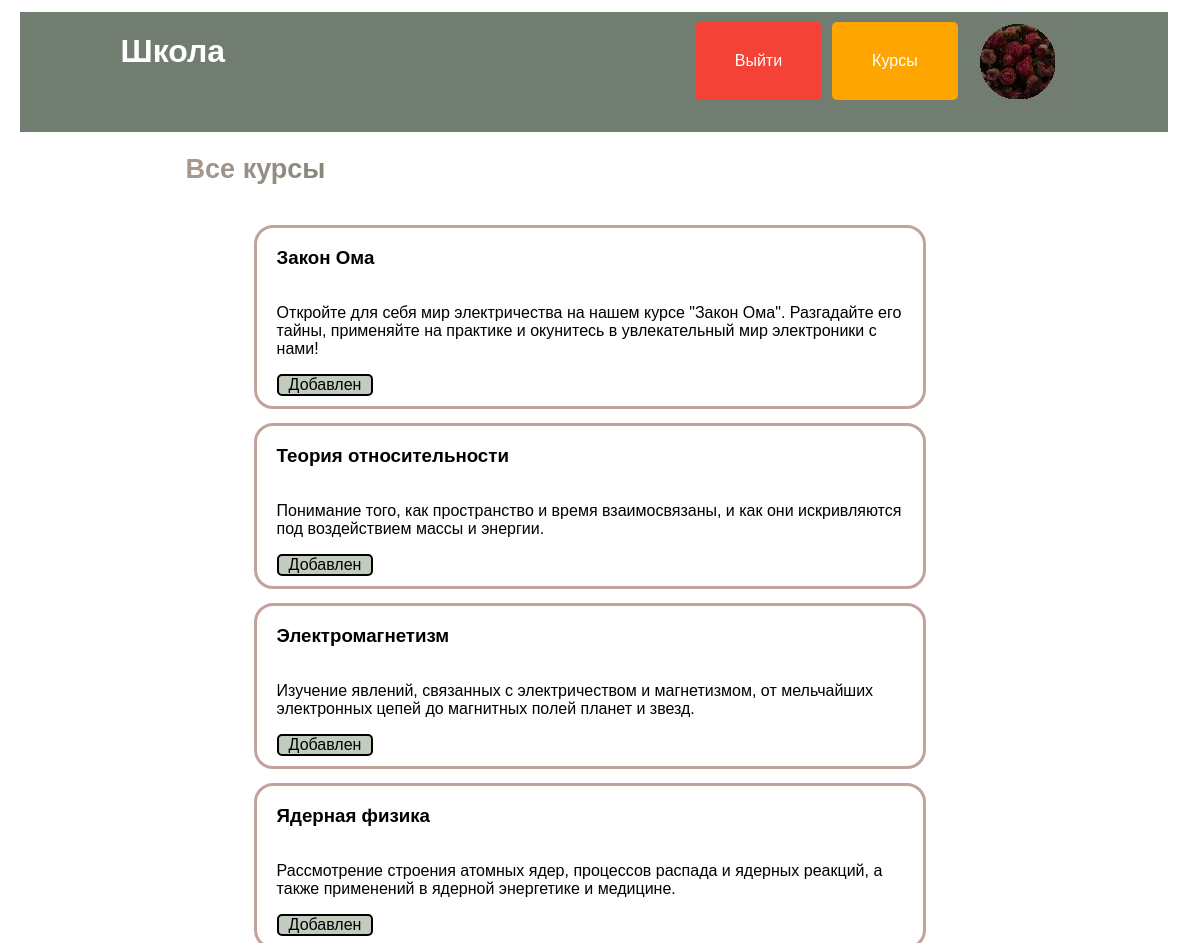
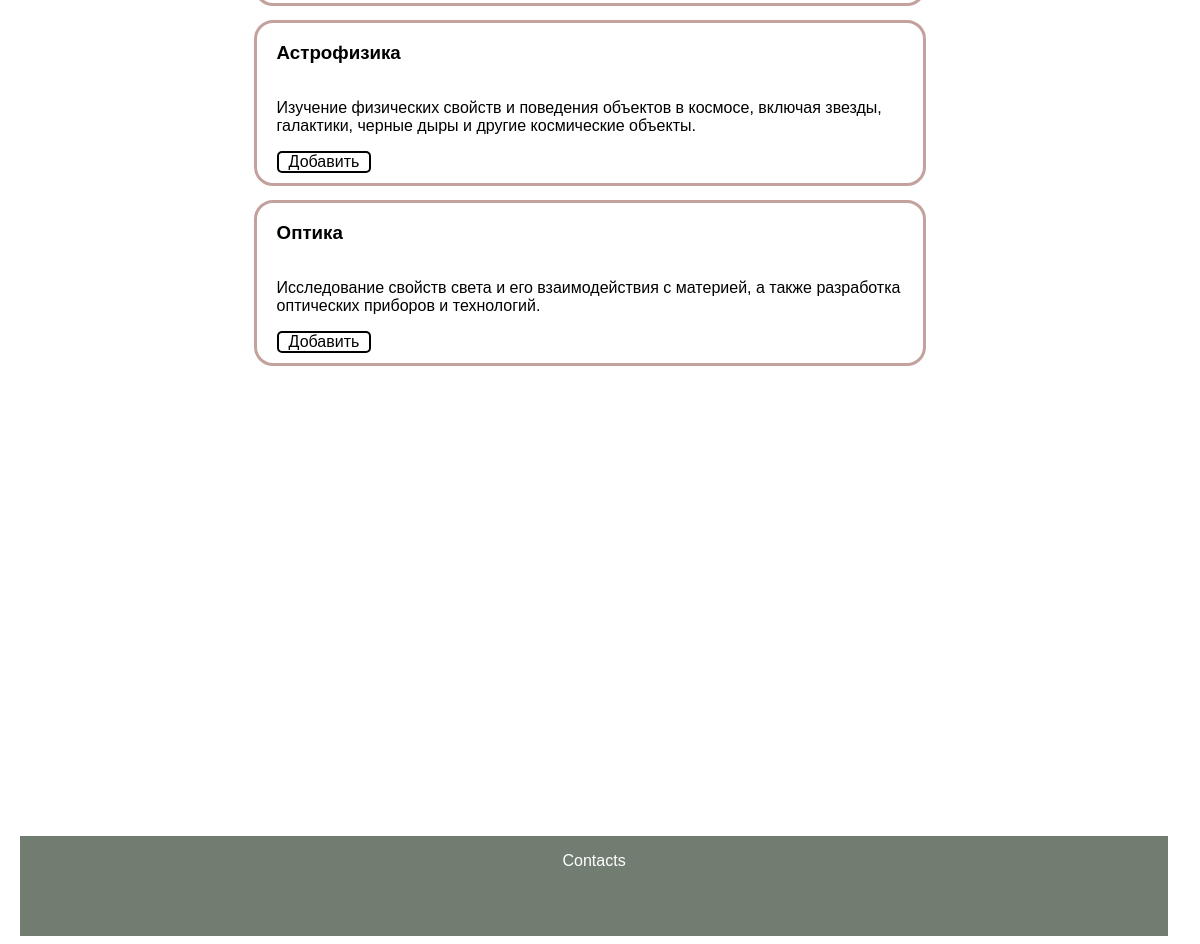
/home/all-courses (signed in), run on the app's committed database (2 pictures, top to bottom).
### data/users.py (models this page shows, shortened)
class User(SqlAlchemyBase, UserMixin):
    __tablename__ = 'users'
    id = sqlalchemy.Column(sqlalchemy.Integer,
                           primary_key=True, autoincrement=True)
    name = sqlalchemy.Column(sqlalchemy.String, nullable=True)
    about = sqlalchemy.Column(sqlalchemy.String, nullable=True)
    email = sqlalchemy.Column(sqlalchemy.String,
                              index=True, unique=True, nullable=True)
    hashed_password = sqlalchemy.Column(sqlalchemy.String, nullable=True)
    created_date = sqlalchemy.Column(sqlalchemy.DateTime,
                                     default=datetime.datetime.now)
    photo = sqlalchemy.Column(sqlalchemy.String, default='default.jpg')
    user_course = orm.relationship("UserCourse", back_populates='user')

### data/courses.py (models this page shows)
class Course(SqlAlchemyBase):
    __tablename__ = 'courses'
    id = sqlalchemy.Column(sqlalchemy.Integer,
                           primary_key=True, autoincrement=True)
    title = sqlalchemy.Column(sqlalchemy.String, nullable=True)
    description = sqlalchemy.Column(sqlalchemy.String, nullable=True)
    content = sqlalchemy.Column(sqlalchemy.String, nullable=True)
    created_date = sqlalchemy.Column(sqlalchemy.DateTime,
                                     default=datetime.datetime.now)
    user_course = orm.relationship("UserCourse", back_populates='course')

### main.py (the view, shortened to what this page needs)
@app.route('/home/all-courses')
def all_courses():
    form = HomeForm()
    db_sess = db_session.create_session()
    all_courses = db_sess.query(Course).all()
    id_newcourses = ''
    if current_user.is_authenticated:
        id_courses = db_sess.query(UserCourse).filter(UserCourse.user_id == current_user.id).all()
        my_courses = []
        if id_courses != []:
            for el in id_courses:
                courses = db_sess.query(Course).filter(Course.id == el.id_course).first()
                my_courses.append(courses)
            id_newcourses = []
            for el in my_courses:
                id_newcourses.append(el.id)
                print(el)
        else:
            my_courses = '1'
    else:
        my_courses = ''
    return render_template('all_courses.html', course=all_courses, userinf=current_user, len=len(all_courses), checked=id_newcourses, form=form)

### data/db_session.py (called while the page is built)
def create_session() -> Session:
    global __factory
    return __factory()

### main.py (called while the page is built)
@login_manager.user_loader
def load_user(user_id):
    db_sess = db_session.create_session()
    return db_sess.query(User).get(user_id)

### templates/all_courses.html (shortened to what this page needs)
{% extends "base.html" %}
{% block content %}
<h2 class="gradient">Все курсы</h2>
<div class="all-courses">
{% for el in course %}
    <a href="{{ url_for('course', course_id=el.id) }}">
    <div class="all-onecourse" data-course-id="{{ el.id }}">
<h3><a class="all-onecourse-a">{{ el.title }}</a></h3>
        <p><a class="all-onecourse-a"> {{ el.description }}</a></p>
        {% if userinf != '' %}
                        <div class="course-del-button">
                    {% if checked != '' %}
                        {% if el.id in checked %}
                            <a class="delete-button" href="/delete_my_course/{{ el.id }}/3"></a>
                        {% else %}
                            <a class="add-button" href="/add_my_course/{{ el.id }}/2">Добавить</a>
                        {% endif %}
                    {% else %}
                        <a class="add-button" href="/add_my_course/{{ el.id }}/2">Добавить</a>
                    {% endif %}
                        </div>
                {% endif %}
    </div>
    </a>
{% endfor %}
    </div>
{% endblock %}

### templates/base.html (shortened to what this page needs)
<!DOCTYPE html>
<html lang="en">
<head>
        <link rel="stylesheet" href="../../../static/styles.css">
</head>
<body>
    <div class="head">
        <a href="/" class="name"><h1 class="name">Школа</h1></a>
        {% if current_user.is_authenticated %}
            <a href="/logout"><button class="logout-button">Выйти</button></a>
            <a href="/home"><button class="courses-button">Курсы</button></a>
            <a href="/home/personal-class/<{{ current_user.email }}>"><img class="avatar" src="../../../static/avatars/{{ current_user.photo }}" alt="no"></a>
    {% else %}
            <a href="/login"><button class="login-button">Войти</button></a>
            <a href="/login/registration"><button class="register-button">Зарегистрироваться</button></a>
            <a href="/home"><button class="courses-button">Курсы</button></a>
    {% endif %}
        </div>
</body>
<main role="main" class="container">
    {% block content %}{% endblock %}
</main>
<footer>
    <div class="footer">
            <p>
                Contacts
            </p>
    </div>
</footer>
</html>

### static/styles.css (style rules this page uses)
a { color: inherit; }
.head { display: flex; flex-direction: row; flex-wrap: wrap; justify-content: center; margin-left: 1%; margin-right: 1%; margin-top: 1%; background-color: rgb(114,125,113); font-family: Verdana, Helvetica, Arial, sans-serif; width: 97%; height: 120px; padding-buttom: 1%; color: #FFFFFF; }
.head img { width: 100px; height: 100px; }
.name { display: inline-block; width: 50%; margin-buttom: 100%; font-family: Verdana, Helvetica, Arial, sans-serif; }
.footer { margin-left: 1%; margin-right: 1%; margin-top: 40%; text-align: center; display: inline-block; background-color: rgb(114,125,113); color: #FFFFFF; font-family: Verdana, Helvetica, Arial, sans-serif; width: 97%; height: 100px; }
.gradient { font-size: 27px; font-weight: 600; background-image: linear-gradient(to left, #4d685a, #aa998f); color: transparent; background-clip: text; -webkit-background-clip: text; display: inline-block; width: 30%; margin-left: 15%; font-family: Verdana, Helvetica, Arial, sans-serif; }
.all-courses { margin-left: 21%; margin-right: 21%; display: flex; flex-direction: column; flex-wrap: wrap; flex-start; justify-content: center; }
.all-onecourse { cursor: pointer; transition: background-color 0.3s ease; display: flex; flex-direction: column; flex-wrap: wrap; justify-content: flex-start ; outline: solid rgb(195,162,158); border-radius: 1rem; margin-right: 3%; margin-top: 3%; font-family: Verdana, Helvetica, Arial, sans-serif; }
.all-onecourse h3 { margin-left: 3%; }
.all-onecourse p { margin-left: 3%; }
.all-onecourse-a { text-decoration:none; color: black; }
.delete-button { background-color: #c2ccbe; color: #000000; padding-left: 10px; padding-right: 10px; border: 2px solid #000000; border-radius: 5px; text-decoration: none; display: inline-block; transition: background-color 0.3s, color 0.3s, border-color 0.3s; }
.delete-button::before { content: "Добавлен"; }
.add-button { background-color: #ffffff; color: #000000; padding-left: 10px; padding-right: 10px; border: 2px solid #000000; border-radius: 5px; text-decoration: none; display: inline-block; transition: background-color 0.3s, color 0.3s, border-color 0.3s; }
.course-del-button { margin-left: 3%; margin-bottom: 10px; }
.login-button, .register-button, .logout-button, .courses-button { padding: 30px 40px; font-size: 16px; cursor: pointer; border: none; border-radius: 5px; margin-right: 10px; margin-top: 10px; }
.logout-button { background-color: #f44336; color: white; }
.courses-button { background-color: #FFA500; color: white; }

### data on the page
User: photo (picture)
Course: title "Закон Ома", description "Откройте для себя мир электричества на нашем курсе \"Закон Ома\". Разгадайте его тайны, применяйте на практике и окунитесь в увлекательный мир электроники с нами!"
Course: title "Теория относительности", description "Понимание того, как пространство и время взаимосвязаны, и как они искривляются под воздействием массы и энергии."
Course: title "Электромагнетизм", description "Изучение явлений, связанных с электричеством и магнетизмом, от мельчайших электронных цепей до магнитных полей планет и звезд."
Course: title "Ядерная физика", description "Рассмотрение строения атомных ядер, процессов распада и ядерных реакций, а также применений в ядерной энергетике и медицине."
Course: title "Астрофизика", description "Изучение физических свойств и поведения объектов в космосе, включая звезды, галактики, черные дыры и другие космические объекты."
Course: title "Оптика", description "Исследование свойств света и его взаимодействия с материей, а также разработка оптических приборов и технологий."
